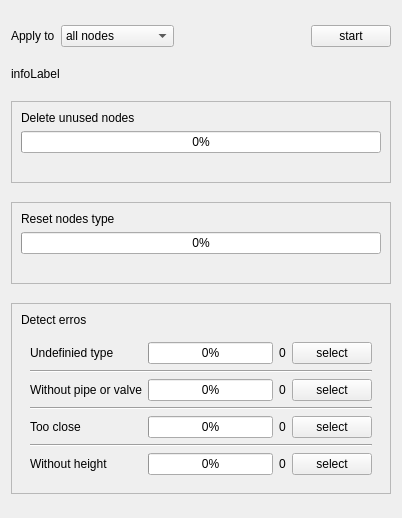
<?xml version="1.0" encoding="UTF-8"?>
<ui version="4.0">
 <class>TabNode</class>
 <widget class="QWidget" name="TabNode">
  <property name="geometry">
   <rect>
    <x>0</x>
    <y>0</y>
    <width>402</width>
    <height>518</height>
   </rect>
  </property>
  <property name="windowTitle">
   <string>Form</string>
  </property>
  <layout class="QGridLayout" name="gridLayout">
   <item row="1" column="3">
    <widget class="QPushButton" name="nodeStartButton">
     <property name="text">
      <string>start</string>
     </property>
    </widget>
   </item>
   <item row="5" column="0" colspan="4">
    <widget class="QFrame" name="nodeUnusedFrame">
     <property name="frameShape">
      <enum>QFrame::StyledPanel</enum>
     </property>
     <property name="frameShadow">
      <enum>QFrame::Raised</enum>
     </property>
     <layout class="QGridLayout" name="gridLayout_5">
      <item row="0" column="0">
       <widget class="QLabel" name="label_5">
        <property name="text">
         <string>Delete unused nodes</string>
        </property>
        <property name="wordWrap">
         <bool>true</bool>
        </property>
       </widget>
      </item>
      <item row="1" column="0" colspan="2">
       <widget class="QProgressBar" name="nodeUnusedProgressBar">
        <property name="value">
         <number>0</number>
        </property>
       </widget>
      </item>
      <item row="2" column="0" colspan="2">
       <widget class="QLabel" name="label_6">
        <property name="text">
         <string/>
        </property>
       </widget>
      </item>
     </layout>
    </widget>
   </item>
   <item row="1" column="1">
    <widget class="QComboBox" name="applyToCombo">
     <property name="sizeAdjustPolicy">
      <enum>QComboBox::AdjustToContents</enum>
     </property>
     <item>
      <property name="text">
       <string>all nodes</string>
      </property>
     </item>
     <item>
      <property name="text">
       <string>selected nodes</string>
      </property>
     </item>
     <item>
      <property name="text">
       <string>visible nodes</string>
      </property>
     </item>
     <item>
      <property name="text">
       <string/>
      </property>
     </item>
    </widget>
   </item>
   <item row="7" column="0" colspan="4">
    <widget class="QFrame" name="nodeTypeFrame">
     <property name="frameShape">
      <enum>QFrame::StyledPanel</enum>
     </property>
     <property name="frameShadow">
      <enum>QFrame::Raised</enum>
     </property>
     <layout class="QGridLayout" name="gridLayout_6">
      <item row="1" column="0" colspan="2">
       <widget class="QProgressBar" name="nodeTypeProgressBar">
        <property name="value">
         <number>0</number>
        </property>
       </widget>
      </item>
      <item row="0" column="0">
       <widget class="QLabel" name="label_7">
        <property name="text">
         <string>Reset nodes type</string>
        </property>
        <property name="wordWrap">
         <bool>true</bool>
        </property>
       </widget>
      </item>
      <item row="2" column="0" colspan="2">
       <widget class="QLabel" name="label_8">
        <property name="text">
         <string/>
        </property>
       </widget>
      </item>
     </layout>
    </widget>
   </item>
   <item row="6" column="0">
    <spacer name="verticalSpacer_3">
     <property name="orientation">
      <enum>Qt::Vertical</enum>
     </property>
     <property name="sizeHint" stdset="0">
      <size>
       <width>20</width>
       <height>40</height>
      </size>
     </property>
    </spacer>
   </item>
   <item row="1" column="2">
    <spacer name="horizontalSpacer_2">
     <property name="orientation">
      <enum>Qt::Horizontal</enum>
     </property>
     <property name="sizeHint" stdset="0">
      <size>
       <width>90</width>
       <height>24</height>
      </size>
     </property>
    </spacer>
   </item>
   <item row="3" column="0" colspan="4">
    <widget class="QLabel" name="nodeInfoLabel">
     <property name="text">
      <string>infoLabel</string>
     </property>
    </widget>
   </item>
   <item row="1" column="0">
    <widget class="QLabel" name="label_4">
     <property name="text">
      <string>Apply to</string>
     </property>
     <property name="alignment">
      <set>Qt::AlignLeading|Qt::AlignLeft|Qt::AlignVCenter</set>
     </property>
    </widget>
   </item>
   <item row="10" column="0">
    <spacer name="verticalSpacer_4">
     <property name="orientation">
      <enum>Qt::Vertical</enum>
     </property>
     <property name="sizeHint" stdset="0">
      <size>
       <width>20</width>
       <height>40</height>
      </size>
     </property>
    </spacer>
   </item>
   <item row="9" column="0" colspan="4">
    <widget class="QFrame" name="nodeErrorFrame">
     <property name="frameShape">
      <enum>QFrame::StyledPanel</enum>
     </property>
     <property name="frameShadow">
      <enum>QFrame::Raised</enum>
     </property>
     <layout class="QGridLayout" name="gridLayout_7">
      <item row="2" column="0" colspan="2">
       <widget class="QWidget" name="errorsWidget" native="true">
        <layout class="QGridLayout" name="gridLayout_8">
         <item row="4" column="1">
          <widget class="QProgressBar" name="nodeErrorTooCloseProgressBar">
           <property name="value">
            <number>0</number>
           </property>
          </widget>
         </item>
         <item row="2" column="1">
          <widget class="QProgressBar" name="nodeErrorNoPipeOrValveProgressBar">
           <property name="value">
            <number>0</number>
           </property>
          </widget>
         </item>
         <item row="0" column="3">
          <widget class="QPushButton" name="nodeErrorUndefTypeButton">
           <property name="text">
            <string>select</string>
           </property>
          </widget>
         </item>
         <item row="1" column="0" colspan="4">
          <widget class="Line" name="line">
           <property name="orientation">
            <enum>Qt::Horizontal</enum>
           </property>
          </widget>
         </item>
         <item row="0" column="1">
          <widget class="QProgressBar" name="nodeErrorUndefTypeProgressBar">
           <property name="value">
            <number>0</number>
           </property>
          </widget>
         </item>
         <item row="6" column="0">
          <widget class="QLabel" name="label_10">
           <property name="text">
            <string>Without height</string>
           </property>
           <property name="wordWrap">
            <bool>true</bool>
           </property>
          </widget>
         </item>
         <item row="6" column="1">
          <widget class="QProgressBar" name="nodeErrorNoHeightProgressBar">
           <property name="value">
            <number>0</number>
           </property>
          </widget>
         </item>
         <item row="4" column="0">
          <widget class="QLabel" name="label_9">
           <property name="text">
            <string>Too close </string>
           </property>
           <property name="wordWrap">
            <bool>true</bool>
           </property>
          </widget>
         </item>
         <item row="0" column="2">
          <widget class="QLabel" name="nodeErrorUndefTypeCount">
           <property name="text">
            <string>0</string>
           </property>
          </widget>
         </item>
         <item row="0" column="0">
          <widget class="QLabel" name="label_11">
           <property name="text">
            <string>Undefinied type</string>
           </property>
           <property name="wordWrap">
            <bool>true</bool>
           </property>
          </widget>
         </item>
         <item row="2" column="0">
          <widget class="QLabel" name="label_12">
           <property name="text">
            <string>Without pipe or valve</string>
           </property>
           <property name="wordWrap">
            <bool>true</bool>
           </property>
          </widget>
         </item>
         <item row="3" column="0" colspan="4">
          <widget class="Line" name="line_2">
           <property name="orientation">
            <enum>Qt::Horizontal</enum>
           </property>
          </widget>
         </item>
         <item row="5" column="0" colspan="4">
          <widget class="Line" name="line_3">
           <property name="orientation">
            <enum>Qt::Horizontal</enum>
           </property>
          </widget>
         </item>
         <item row="2" column="2">
          <widget class="QLabel" name="nodeErrorNoPipeOrValveCount">
           <property name="text">
            <string>0</string>
           </property>
          </widget>
         </item>
         <item row="4" column="2">
          <widget class="QLabel" name="nodeErrorTooCloseCount">
           <property name="text">
            <string>0</string>
           </property>
          </widget>
         </item>
         <item row="6" column="2">
          <widget class="QLabel" name="nodeErrorNoHeightCount">
           <property name="text">
            <string>0</string>
           </property>
          </widget>
         </item>
         <item row="2" column="3">
          <widget class="QPushButton" name="nodeErrorNoPipeOrValveButton">
           <property name="text">
            <string>select</string>
           </property>
          </widget>
         </item>
         <item row="4" column="3">
          <widget class="QPushButton" name="nodeErrorTooCloseButton">
           <property name="text">
            <string>select</string>
           </property>
          </widget>
         </item>
         <item row="6" column="3">
          <widget class="QPushButton" name="nodeErrorNoHeightButton">
           <property name="text">
            <string>select</string>
           </property>
          </widget>
         </item>
        </layout>
       </widget>
      </item>
      <item row="0" column="0">
       <widget class="QLabel" name="label_13">
        <property name="text">
         <string>Detect erros</string>
        </property>
        <property name="wordWrap">
         <bool>true</bool>
        </property>
       </widget>
      </item>
     </layout>
    </widget>
   </item>
   <item row="2" column="1">
    <spacer name="verticalSpacer_6">
     <property name="orientation">
      <enum>Qt::Vertical</enum>
     </property>
     <property name="sizeHint" stdset="0">
      <size>
       <width>20</width>
       <height>40</height>
      </size>
     </property>
    </spacer>
   </item>
   <item row="8" column="0">
    <spacer name="verticalSpacer">
     <property name="orientation">
      <enum>Qt::Vertical</enum>
     </property>
     <property name="sizeHint" stdset="0">
      <size>
       <width>20</width>
       <height>40</height>
      </size>
     </property>
    </spacer>
   </item>
   <item row="4" column="0">
    <spacer name="verticalSpacer_2">
     <property name="orientation">
      <enum>Qt::Vertical</enum>
     </property>
     <property name="sizeHint" stdset="0">
      <size>
       <width>20</width>
       <height>40</height>
      </size>
     </property>
    </spacer>
   </item>
   <item row="0" column="1">
    <spacer name="verticalSpacer_5">
     <property name="orientation">
      <enum>Qt::Vertical</enum>
     </property>
     <property name="sizeHint" stdset="0">
      <size>
       <width>20</width>
       <height>40</height>
      </size>
     </property>
    </spacer>
   </item>
  </layout>
 </widget>
 <resources/>
 <connections/>
</ui>
